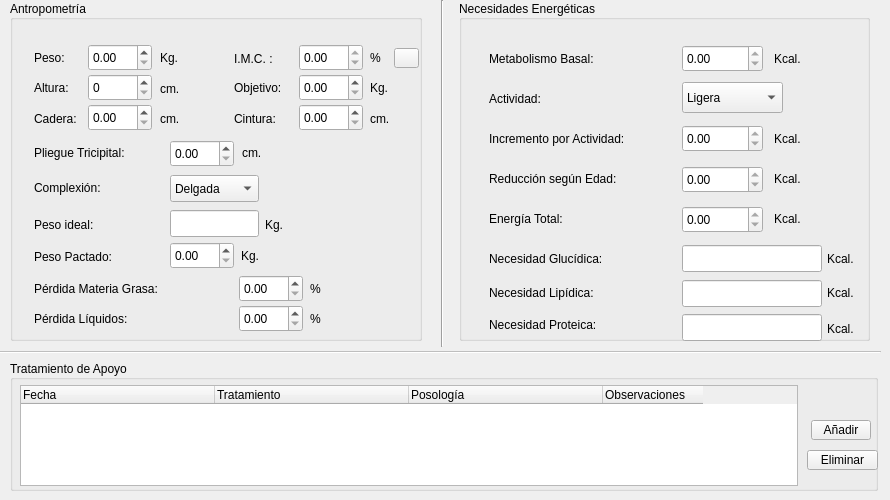
    <widget class="QWidget" name="tab_EstAntr">
     <attribute name="title">
      <string>Estudio Antropométrico</string>
     </attribute>
     <widget class="QGroupBox" name="group_Antr">
      <property name="geometry">
       <rect>
        <x>10</x>
        <y>0</y>
        <width>412</width>
        <height>341</height>
       </rect>
      </property>
      <property name="styleSheet">
       <string notr="true"/>
      </property>
      <property name="title">
       <string>Antropometría</string>
      </property>
      <property name="alignment">
       <set>Qt::AlignLeading|Qt::AlignLeft|Qt::AlignVCenter</set>
      </property>
      <property name="flat">
       <bool>true</bool>
      </property>
      <property name="checkable">
       <bool>false</bool>
      </property>
      <widget class="QLabel" name="label_peso">
       <property name="geometry">
        <rect>
         <x>24</x>
         <y>49</y>
         <width>40</width>
         <height>17</height>
        </rect>
       </property>
       <property name="text">
        <string>Peso:</string>
       </property>
      </widget>
      <widget class="QLabel" name="label_peso_kg">
       <property name="geometry">
        <rect>
         <x>150</x>
         <y>49</y>
         <width>21</width>
         <height>17</height>
        </rect>
       </property>
       <property name="text">
        <string>Kg.</string>
       </property>
      </widget>
      <widget class="QLabel" name="label_altura">
       <property name="geometry">
        <rect>
         <x>24</x>
         <y>79</y>
         <width>47</width>
         <height>17</height>
        </rect>
       </property>
       <property name="text">
        <string>Altura:</string>
       </property>
      </widget>
      <widget class="QLabel" name="label_alt_cm">
       <property name="geometry">
        <rect>
         <x>150</x>
         <y>80</y>
         <width>22</width>
         <height>17</height>
        </rect>
       </property>
       <property name="text">
        <string>cm.</string>
       </property>
      </widget>
      <widget class="QLabel" name="label_imc">
       <property name="geometry">
        <rect>
         <x>224</x>
         <y>49</y>
         <width>50</width>
         <height>20</height>
        </rect>
       </property>
       <property name="text">
        <string>I.M.C. :</string>
       </property>
      </widget>
      <widget class="QLabel" name="label_pob">
       <property name="geometry">
        <rect>
         <x>224</x>
         <y>79</y>
         <width>62</width>
         <height>17</height>
        </rect>
       </property>
       <property name="text">
        <string>Objetivo:</string>
       </property>
      </widget>
      <widget class="QLabel" name="label_porc">
       <property name="geometry">
        <rect>
         <x>360</x>
         <y>49</y>
         <width>16</width>
         <height>17</height>
        </rect>
       </property>
       <property name="text">
        <string>%</string>
       </property>
      </widget>
      <widget class="QLabel" name="label_pob_kg">
       <property name="geometry">
        <rect>
         <x>360</x>
         <y>79</y>
         <width>21</width>
         <height>17</height>
        </rect>
       </property>
       <property name="text">
        <string>Kg.</string>
       </property>
      </widget>
      <widget class="QDoubleSpinBox" name="doubleSpin_Peso">
       <property name="geometry">
        <rect>
         <x>78</x>
         <y>44</y>
         <width>64</width>
         <height>27</height>
        </rect>
       </property>
       <property name="maximum">
        <double>999.990000000000009</double>
       </property>
       <property name="singleStep">
        <double>0.010000000000000</double>
       </property>
      </widget>
      <widget class="QDoubleSpinBox" name="doubleSpin_Alt">
       <property name="geometry">
        <rect>
         <x>78</x>
         <y>74</y>
         <width>64</width>
         <height>27</height>
        </rect>
       </property>
       <property name="decimals">
        <number>0</number>
       </property>
       <property name="maximum">
        <double>999.000000000000000</double>
       </property>
      </widget>
      <widget class="QDoubleSpinBox" name="doubleSpin_IMC">
       <property name="geometry">
        <rect>
         <x>289</x>
         <y>44</y>
         <width>64</width>
         <height>27</height>
        </rect>
       </property>
       <property name="styleSheet">
        <string notr="true">background-color:</string>
       </property>
       <property name="readOnly">
        <bool>true</bool>
       </property>
       <property name="maximum">
        <double>999.990000000000009</double>
       </property>
       <property name="singleStep">
        <double>0.010000000000000</double>
       </property>
      </widget>
      <widget class="QDoubleSpinBox" name="doubleSpin_POb">
       <property name="geometry">
        <rect>
         <x>289</x>
         <y>74</y>
         <width>64</width>
         <height>27</height>
        </rect>
       </property>
       <property name="maximum">
        <double>999.990000000000009</double>
       </property>
       <property name="singleStep">
        <double>0.010000000000000</double>
       </property>
      </widget>
      <widget class="QLabel" name="label_complex">
       <property name="geometry">
        <rect>
         <x>24</x>
         <y>179</y>
         <width>91</width>
         <height>17</height>
        </rect>
       </property>
       <property name="text">
        <string>Complexión:</string>
       </property>
      </widget>
      <widget class="QComboBox" name="combo_Complex">
       <property name="geometry">
        <rect>
         <x>160</x>
         <y>175</y>
         <width>89</width>
         <height>27</height>
        </rect>
       </property>
       <item>
        <property name="text">
         <string>Delgada</string>
        </property>
       </item>
       <item>
        <property name="text">
         <string>Media</string>
        </property>
       </item>
       <item>
        <property name="text">
         <string>Ancha</string>
        </property>
       </item>
      </widget>
      <widget class="QLabel" name="label_cint">
       <property name="geometry">
        <rect>
         <x>224</x>
         <y>110</y>
         <width>54</width>
         <height>17</height>
        </rect>
       </property>
       <property name="text">
        <string>Cintura:</string>
       </property>
      </widget>
      <widget class="QDoubleSpinBox" name="doubleSpin_Cad">
       <property name="geometry">
        <rect>
         <x>78</x>
         <y>104</y>
         <width>64</width>
         <height>27</height>
        </rect>
       </property>
       <property name="maximum">
        <double>999.990000000000009</double>
       </property>
       <property name="singleStep">
        <double>0.010000000000000</double>
       </property>
      </widget>
      <widget class="QLabel" name="label_cader">
       <property name="geometry">
        <rect>
         <x>24</x>
         <y>110</y>
         <width>53</width>
         <height>17</height>
        </rect>
       </property>
       <property name="text">
        <string>Cadera:</string>
       </property>
      </widget>
      <widget class="QDoubleSpinBox" name="doubleSpin_Cint">
       <property name="geometry">
        <rect>
         <x>289</x>
         <y>104</y>
         <width>64</width>
         <height>27</height>
        </rect>
       </property>
       <property name="maximum">
        <double>999.990000000000009</double>
       </property>
       <property name="singleStep">
        <double>0.010000000000000</double>
       </property>
      </widget>
      <widget class="QLabel" name="label_tricip">
       <property name="geometry">
        <rect>
         <x>24</x>
         <y>144</y>
         <width>118</width>
         <height>17</height>
        </rect>
       </property>
       <property name="text">
        <string>Pliegue Tricipital:</string>
       </property>
      </widget>
      <widget class="QLabel" name="label_cad_cm">
       <property name="geometry">
        <rect>
         <x>150</x>
         <y>110</y>
         <width>22</width>
         <height>17</height>
        </rect>
       </property>
       <property name="text">
        <string>cm.</string>
       </property>
      </widget>
      <widget class="QLabel" name="label_cint_cm">
       <property name="geometry">
        <rect>
         <x>360</x>
         <y>110</y>
         <width>22</width>
         <height>17</height>
        </rect>
       </property>
       <property name="text">
        <string>cm.</string>
       </property>
      </widget>
      <widget class="QDoubleSpinBox" name="doubleSpin_Tricip">
       <property name="geometry">
        <rect>
         <x>160</x>
         <y>140</y>
         <width>64</width>
         <height>27</height>
        </rect>
       </property>
       <property name="maximum">
        <double>999.990000000000009</double>
       </property>
       <property name="singleStep">
        <double>0.010000000000000</double>
       </property>
      </widget>
      <widget class="QLabel" name="label_pideal">
       <property name="geometry">
        <rect>
         <x>24</x>
         <y>216</y>
         <width>71</width>
         <height>17</height>
        </rect>
       </property>
       <property name="text">
        <string>Peso ideal:</string>
       </property>
      </widget>
      <widget class="QLineEdit" name="lineEdit_PIdeal">
       <property name="geometry">
        <rect>
         <x>160</x>
         <y>210</y>
         <width>89</width>
         <height>27</height>
        </rect>
       </property>
       <property name="readOnly">
        <bool>true</bool>
       </property>
      </widget>
      <widget class="QLabel" name="label_tr_cm">
       <property name="geometry">
        <rect>
         <x>232</x>
         <y>144</y>
         <width>23</width>
         <height>17</height>
        </rect>
       </property>
       <property name="text">
        <string>cm.</string>
       </property>
      </widget>
      <widget class="QLabel" name="label_pesoi_kg">
       <property name="geometry">
        <rect>
         <x>255</x>
         <y>216</y>
         <width>21</width>
         <height>17</height>
        </rect>
       </property>
       <property name="text">
        <string>Kg.</string>
       </property>
      </widget>
      <widget class="QToolButton" name="toolButton_Grado">
       <property name="geometry">
        <rect>
         <x>384</x>
         <y>48</y>
         <width>25</width>
         <height>20</height>
        </rect>
       </property>
       <property name="styleSheet">
        <string notr="true">_</string>
       </property>
       <property name="text">
        <string/>
       </property>
      </widget>
      <widget class="QLabel" name="label_PMG">
       <property name="geometry">
        <rect>
         <x>24</x>
         <y>280</y>
         <width>158</width>
         <height>17</height>
        </rect>
       </property>
       <property name="text">
        <string>Pérdida Materia Grasa:</string>
       </property>
      </widget>
      <widget class="QLabel" name="label_PL">
       <property name="geometry">
        <rect>
         <x>24</x>
         <y>310</y>
         <width>122</width>
         <height>17</height>
        </rect>
       </property>
       <property name="text">
        <string>Pérdida Líquidos:</string>
       </property>
      </widget>
      <widget class="QDoubleSpinBox" name="doubleSpin_PMG">
       <property name="geometry">
        <rect>
         <x>229</x>
         <y>275</y>
         <width>64</width>
         <height>27</height>
        </rect>
       </property>
       <property name="readOnly">
        <bool>false</bool>
       </property>
       <property name="maximum">
        <double>999.990000000000009</double>
       </property>
       <property name="singleStep">
        <double>0.010000000000000</double>
       </property>
      </widget>
      <widget class="QLabel" name="label_porc_2">
       <property name="geometry">
        <rect>
         <x>300</x>
         <y>280</y>
         <width>16</width>
         <height>17</height>
        </rect>
       </property>
       <property name="text">
        <string>%</string>
       </property>
      </widget>
      <widget class="QDoubleSpinBox" name="doubleSpin_PL">
       <property name="geometry">
        <rect>
         <x>229</x>
         <y>305</y>
         <width>64</width>
         <height>27</height>
        </rect>
       </property>
       <property name="readOnly">
        <bool>false</bool>
       </property>
       <property name="maximum">
        <double>999.990000000000009</double>
       </property>
       <property name="singleStep">
        <double>0.010000000000000</double>
       </property>
      </widget>
      <widget class="QLabel" name="label_porc_3">
       <property name="geometry">
        <rect>
         <x>300</x>
         <y>310</y>
         <width>16</width>
         <height>17</height>
        </rect>
       </property>
       <property name="text">
        <string>%</string>
       </property>
      </widget>
      <widget class="QLabel" name="label_PPac">
       <property name="geometry">
        <rect>
         <x>24</x>
         <y>248</y>
         <width>96</width>
         <height>17</height>
        </rect>
       </property>
       <property name="text">
        <string>Peso Pactado:</string>
       </property>
      </widget>
      <widget class="QLabel" name="label_ppac_kg">
       <property name="geometry">
        <rect>
         <x>231</x>
         <y>247</y>
         <width>21</width>
         <height>17</height>
        </rect>
       </property>
       <property name="text">
        <string>Kg.</string>
       </property>
      </widget>
      <widget class="QDoubleSpinBox" name="doubleSpin_PPac">
       <property name="geometry">
        <rect>
         <x>160</x>
         <y>242</y>
         <width>64</width>
         <height>27</height>
        </rect>
       </property>
       <property name="maximum">
        <double>999.990000000000009</double>
       </property>
       <property name="singleStep">
        <double>0.010000000000000</double>
       </property>
      </widget>
     </widget>
     <widget class="Line" name="line_vert">
      <property name="geometry">
       <rect>
        <x>440</x>
        <y>0</y>
        <width>5</width>
        <height>347</height>
       </rect>
      </property>
      <property name="orientation">
       <enum>Qt::Vertical</enum>
      </property>
     </widget>
     <widget class="QGroupBox" name="group_NecEnerg">
      <property name="geometry">
       <rect>
        <x>459</x>
        <y>0</y>
        <width>411</width>
        <height>341</height>
       </rect>
      </property>
      <property name="title">
       <string>Necesidades Energéticas</string>
      </property>
      <property name="alignment">
       <set>Qt::AlignLeading|Qt::AlignLeft|Qt::AlignVCenter</set>
      </property>
      <widget class="QLabel" name="label_mb">
       <property name="geometry">
        <rect>
         <x>30</x>
         <y>50</y>
         <width>131</width>
         <height>17</height>
        </rect>
       </property>
       <property name="text">
        <string>Metabolismo Basal:</string>
       </property>
      </widget>
      <widget class="QLabel" name="label_activ">
       <property name="geometry">
        <rect>
         <x>30</x>
         <y>90</y>
         <width>69</width>
         <height>17</height>
        </rect>
       </property>
       <property name="text">
        <string>Actividad:</string>
       </property>
      </widget>
      <widget class="QComboBox" name="combo_Activ">
       <property name="geometry">
        <rect>
         <x>223</x>
         <y>82</y>
         <width>101</width>
         <height>31</height>
        </rect>
       </property>
       <item>
        <property name="text">
         <string>Ligera</string>
        </property>
       </item>
       <item>
        <property name="text">
         <string>Moderada</string>
        </property>
       </item>
       <item>
        <property name="text">
         <string>Intensa</string>
        </property>
       </item>
      </widget>
      <widget class="QLabel" name="label_increm">
       <property name="geometry">
        <rect>
         <x>30</x>
         <y>130</y>
         <width>171</width>
         <height>17</height>
        </rect>
       </property>
       <property name="text">
        <string>Incremento por Actividad:</string>
       </property>
      </widget>
      <widget class="QLabel" name="label_reduc">
       <property name="geometry">
        <rect>
         <x>30</x>
         <y>170</y>
         <width>151</width>
         <height>17</height>
        </rect>
       </property>
       <property name="text">
        <string>Reducción según Edad:</string>
       </property>
      </widget>
      <widget class="QDoubleSpinBox" name="doubleSpin_MB">
       <property name="geometry">
        <rect>
         <x>223</x>
         <y>45</y>
         <width>81</width>
         <height>27</height>
        </rect>
       </property>
       <property name="readOnly">
        <bool>true</bool>
       </property>
       <property name="maximum">
        <double>9999.989999999999782</double>
       </property>
       <property name="singleStep">
        <double>0.010000000000000</double>
       </property>
      </widget>
      <widget class="QDoubleSpinBox" name="doubleSpin_Increm">
       <property name="geometry">
        <rect>
         <x>223</x>
         <y>125</y>
         <width>81</width>
         <height>27</height>
        </rect>
       </property>
       <property name="readOnly">
        <bool>true</bool>
       </property>
       <property name="maximum">
        <double>9999.989999999999782</double>
       </property>
       <property name="singleStep">
        <double>0.010000000000000</double>
       </property>
      </widget>
      <widget class="QDoubleSpinBox" name="doubleSpin_Reduc">
       <property name="geometry">
        <rect>
         <x>223</x>
         <y>166</y>
         <width>81</width>
         <height>27</height>
        </rect>
       </property>
       <property name="readOnly">
        <bool>true</bool>
       </property>
       <property name="maximum">
        <double>9999.989999999999782</double>
       </property>
       <property name="singleStep">
        <double>0.010000000000000</double>
       </property>
      </widget>
      <widget class="QLabel" name="label_et">
       <property name="geometry">
        <rect>
         <x>30</x>
         <y>210</y>
         <width>91</width>
         <height>17</height>
        </rect>
       </property>
       <property name="text">
        <string>Energía Total:</string>
       </property>
      </widget>
      <widget class="QDoubleSpinBox" name="doubleSpin_ET">
       <property name="geometry">
        <rect>
         <x>223</x>
         <y>206</y>
         <width>81</width>
         <height>27</height>
        </rect>
       </property>
       <property name="readOnly">
        <bool>true</bool>
       </property>
       <property name="maximum">
        <double>9999.989999999999782</double>
       </property>
       <property name="singleStep">
        <double>0.010000000000000</double>
       </property>
      </widget>
      <widget class="QLabel" name="label_mb_kc">
       <property name="geometry">
        <rect>
         <x>315</x>
         <y>50</y>
         <width>35</width>
         <height>17</height>
        </rect>
       </property>
       <property name="text">
        <string>Kcal.</string>
       </property>
      </widget>
      <widget class="QLabel" name="label_incr_kc">
       <property name="geometry">
        <rect>
         <x>315</x>
         <y>130</y>
         <width>35</width>
         <height>17</height>
        </rect>
       </property>
       <property name="text">
        <string>Kcal.</string>
       </property>
      </widget>
      <widget class="QLabel" name="label_reduc_kc">
       <property name="geometry">
        <rect>
         <x>315</x>
         <y>170</y>
         <width>35</width>
         <height>17</height>
        </rect>
       </property>
       <property name="text">
        <string>Kcal.</string>
       </property>
      </widget>
      <widget class="QLabel" name="label_et_kc">
       <property name="geometry">
        <rect>
         <x>315</x>
         <y>210</y>
         <width>35</width>
         <height>17</height>
        </rect>
       </property>
       <property name="text">
        <string>Kcal.</string>
       </property>
      </widget>
      <widget class="QLabel" name="label_ng">
       <property name="geometry">
        <rect>
         <x>30</x>
         <y>250</y>
         <width>141</width>
         <height>17</height>
        </rect>
       </property>
       <property name="text">
        <string>Necesidad Glucídica:</string>
       </property>
      </widget>
      <widget class="QLabel" name="label_nl">
       <property name="geometry">
        <rect>
         <x>30</x>
         <y>284</y>
         <width>141</width>
         <height>17</height>
        </rect>
       </property>
       <property name="text">
        <string>Necesidad Lipídica:</string>
       </property>
      </widget>
      <widget class="QLabel" name="label_np">
       <property name="geometry">
        <rect>
         <x>30</x>
         <y>316</y>
         <width>141</width>
         <height>17</height>
        </rect>
       </property>
       <property name="text">
        <string>Necesidad Proteica:</string>
       </property>
      </widget>
      <widget class="QLineEdit" name="lineEdit_NG">
       <property name="geometry">
        <rect>
         <x>223</x>
         <y>245</y>
         <width>140</width>
         <height>27</height>
        </rect>
       </property>
       <property name="readOnly">
        <bool>true</bool>
       </property>
      </widget>
      <widget class="QLineEdit" name="lineEdit_NL">
       <property name="geometry">
        <rect>
         <x>223</x>
         <y>280</y>
         <width>140</width>
         <height>27</height>
        </rect>
       </property>
       <property name="readOnly">
        <bool>true</bool>
       </property>
      </widget>
      <widget class="QLineEdit" name="lineEdit_NP">
       <property name="geometry">
        <rect>
         <x>223</x>
         <y>314</y>
         <width>140</width>
         <height>27</height>
        </rect>
       </property>
       <property name="readOnly">
        <bool>true</bool>
       </property>
      </widget>
      <widget class="QLabel" name="label_ng_kc">
       <property name="geometry">
        <rect>
         <x>368</x>
         <y>250</y>
         <width>35</width>
         <height>17</height>
        </rect>
       </property>
       <property name="text">
        <string>Kcal.</string>
       </property>
      </widget>
      <widget class="QLabel" name="label_nl_kc">
       <property name="geometry">
        <rect>
         <x>368</x>
         <y>284</y>
         <width>35</width>
         <height>17</height>
        </rect>
       </property>
       <property name="text">
        <string>Kcal.</string>
       </property>
      </widget>
      <widget class="QLabel" name="label_np_kc">
       <property name="geometry">
        <rect>
         <x>368</x>
         <y>320</y>
         <width>35</width>
         <height>17</height>
        </rect>
       </property>
       <property name="text">
        <string>Kcal.</string>
       </property>
      </widget>
     </widget>
     <widget class="Line" name="line_hor">
      <property name="enabled">
       <bool>false</bool>
      </property>
      <property name="geometry">
       <rect>
        <x>0</x>
        <y>350</y>
        <width>881</width>
        <height>5</height>
       </rect>
      </property>
      <property name="orientation">
       <enum>Qt::Horizontal</enum>
      </property>
     </widget>
     <widget class="QGroupBox" name="group_Tratam">
      <property name="geometry">
       <rect>
        <x>10</x>
        <y>360</y>
        <width>868</width>
        <height>131</height>
       </rect>
      </property>
      <property name="title">
       <string>Tratamiento de Apoyo</string>
      </property>
      <property name="alignment">
       <set>Qt::AlignLeading|Qt::AlignLeft|Qt::AlignVCenter</set>
      </property>
      <property name="flat">
       <bool>false</bool>
      </property>
      <widget class="QTreeWidget" name="treeWidget_tratam">
       <property name="geometry">
        <rect>
         <x>10</x>
         <y>25</y>
         <width>778</width>
         <height>101</height>
        </rect>
       </property>
       <property name="textElideMode">
        <enum>Qt::ElideRight</enum>
       </property>
       <property name="uniformRowHeights">
        <bool>false</bool>
       </property>
       <attribute name="headerCascadingSectionResizes">
        <bool>false</bool>
       </attribute>
       <attribute name="headerDefaultSectionSize">
        <number>194</number>
       </attribute>
       <attribute name="headerHighlightSections">
        <bool>false</bool>
       </attribute>
       <attribute name="headerMinimumSectionSize">
        <number>20</number>
       </attribute>
       <attribute name="headerShowSortIndicator" stdset="0">
        <bool>false</bool>
       </attribute>
       <attribute name="headerStretchLastSection">
        <bool>false</bool>
       </attribute>
       <column>
        <property name="text">
         <string>Fecha</string>
        </property>
       </column>
       <column>
        <property name="text">
         <string>Tratamiento</string>
        </property>
       </column>
       <column>
        <property name="text">
         <string>Posología</string>
        </property>
       </column>
       <column>
        <property name="text">
         <string>Observaciones</string>
        </property>
       </column>
      </widget>
      <widget class="QPushButton" name="pushButton_Anadir">
       <property name="geometry">
        <rect>
         <x>801</x>
         <y>60</y>
         <width>60</width>
         <height>20</height>
        </rect>
       </property>
       <property name="text">
        <string>Añadir</string>
       </property>
      </widget>
      <widget class="QPushButton" name="pushButton_Elim">
       <property name="geometry">
        <rect>
         <x>797</x>
         <y>90</y>
         <width>71</width>
         <height>20</height>
        </rect>
       </property>
       <property name="text">
        <string>Eliminar</string>
       </property>
      </widget>
     </widget>
    </widget>
